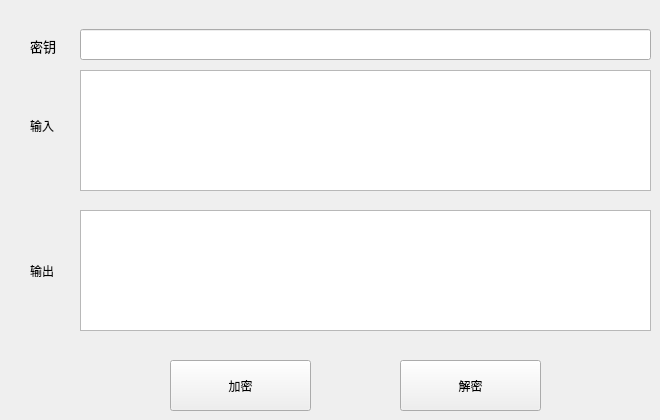
        <widget class="QWidget" name="tab_2">
         <attribute name="title">
          <string>RC4</string>
         </attribute>
         <widget class="QLabel" name="label_5">
          <property name="geometry">
           <rect>
            <x>30</x>
            <y>30</y>
            <width>31</width>
            <height>31</height>
           </rect>
          </property>
          <property name="font">
           <font>
            <family>微软雅黑</family>
            <pointsize>10</pointsize>
            <weight>50</weight>
            <italic>false</italic>
            <bold>false</bold>
           </font>
          </property>
          <property name="text">
           <string>密钥</string>
          </property>
         </widget>
         <widget class="QLabel" name="label_6">
          <property name="geometry">
           <rect>
            <x>30</x>
            <y>110</y>
            <width>31</width>
            <height>31</height>
           </rect>
          </property>
          <property name="text">
           <string>输入</string>
          </property>
         </widget>
         <widget class="QLineEdit" name="lineEdit_3">
          <property name="geometry">
           <rect>
            <x>80</x>
            <y>29</y>
            <width>571</width>
            <height>31</height>
           </rect>
          </property>
         </widget>
         <widget class="QPlainTextEdit" name="plainTextEdit_3">
          <property name="geometry">
           <rect>
            <x>80</x>
            <y>70</y>
            <width>571</width>
            <height>121</height>
           </rect>
          </property>
         </widget>
         <widget class="QPlainTextEdit" name="plainTextEdit_4">
          <property name="geometry">
           <rect>
            <x>80</x>
            <y>210</y>
            <width>571</width>
            <height>121</height>
           </rect>
          </property>
         </widget>
         <widget class="QLabel" name="label_7">
          <property name="geometry">
           <rect>
            <x>30</x>
            <y>250</y>
            <width>31</width>
            <height>41</height>
           </rect>
          </property>
          <property name="text">
           <string>输出</string>
          </property>
         </widget>
         <widget class="QPushButton" name="pushButton">
          <property name="geometry">
           <rect>
            <x>170</x>
            <y>360</y>
            <width>141</width>
            <height>51</height>
           </rect>
          </property>
          <property name="text">
           <string>加密</string>
          </property>
         </widget>
         <widget class="QPushButton" name="pushButton_2">
          <property name="geometry">
           <rect>
            <x>400</x>
            <y>360</y>
            <width>141</width>
            <height>51</height>
           </rect>
          </property>
          <property name="text">
           <string>解密</string>
          </property>
         </widget>
        </widget>
